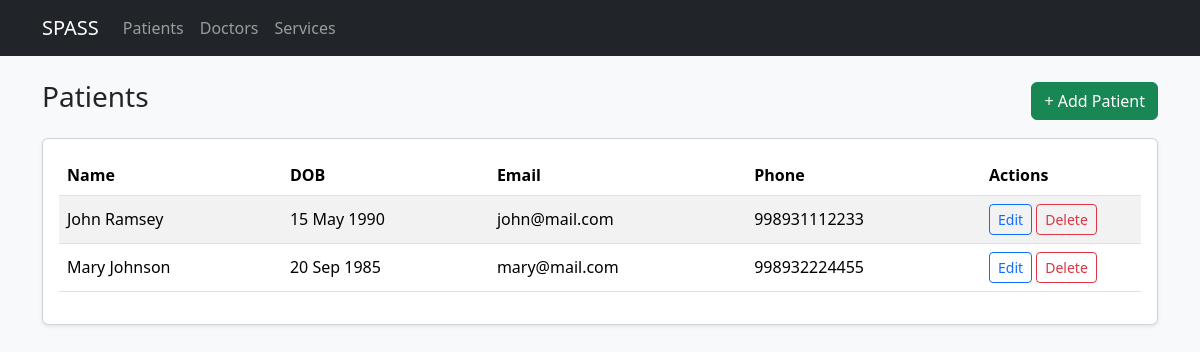
The app's page /patients/, older data.
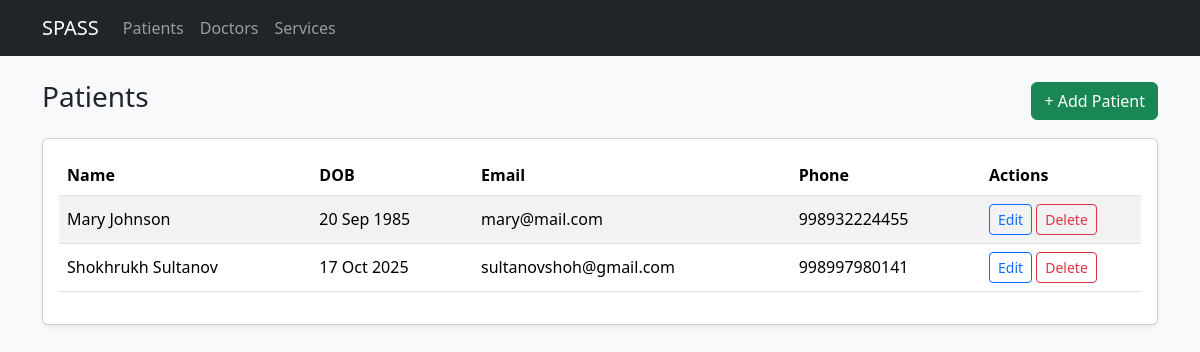
The same page, newer data.
### scheduling/models.py (models this page shows, shortened)
class Patient(Model):
    name = CharField(max_length=100)
    email = EmailField(unique=True)
    dob = DateField()
    phone_number = CharField(max_length=15)

### scheduling/views.py (the view)
# urls.py: path('patients/', views.patients_list, name='patients'),
def patients_list(request):
    patients = Patient.objects.all()
    context = {
        "patients": patients
    }
    return render(request, 'patients/patients.html', context)

### scheduling/templates/patients/patients.html (shortened to what this page needs)
{% extends "base.html" %}
{% block content %}
  <div class="d-flex justify-content-between align-items-center mb-3">
    <h1 class="h3">Patients</h1>
    <a href="{% url 'create_patient' %}" class="btn btn-success">+ Add Patient</a>
  </div>
  <div class="card shadow-sm">
    <div class="card-body">
      <div class="table-responsive">
        <table class="table table-striped align-middle">
          <thead>
            <tr>
              <th>Name</th>
              <th>DOB</th>
              <th>Email</th>
              <th>Phone</th>
              <th style="width:160px;">Actions</th>
            </tr>
          </thead>
          <tbody>
            {% for patient in patients %}
              <tr>
                <td>{{ patient.name }}</td>
                <td>{{ patient.dob|date:"d M Y" }}</td>
                <td>{{ patient.email }}</td>
                <td>{{ patient.phone_number }}</td>
                <td>
                  <a href="{% url 'update_patient' patient.id %}" class="btn btn-sm btn-outline-primary">Edit</a>
                  <a href="{% url 'delete_patient' patient.id %}" class="btn btn-sm btn-outline-danger">Delete</a>
                </td>
              </tr>
            {% empty %}
              <tr><td colspan="5" class="text-center text-muted">No patients found.</td></tr>
            {% endfor %}
          </tbody>
        </table>
      </div>
    </div>
  </div>
{% endblock %}

### templates/base.html (shortened to what this page needs)
<!DOCTYPE html>
<html lang="en">
<head>
    {% load static %}
    <link rel="stylesheet" href="https://cdn.jsdelivr.net/npm/bootstrap@5.3.2/dist/css/bootstrap.min.css">
</head>
<body class="bg-light">
    {% include 'partials/_navbar.html' %}
    <main class="container py-4">
        {% block content %} {% endblock %}
    </main>
</body>
</html>

### templates/partials/_navbar.html (shortened to what this page needs)
<nav class="navbar navbar-dark navbar-expand-lg bg-dark">
    <div class="container">
        <a class="navbar-brand" href="{% url 'home' %}">SPASS</a>
            <ul class="navbar-nav me-auto">
                <li class="nav-item"><a class="nav-link" href="{% url 'patients' %}">Patients</a></li>
                <li class="nav-item"><a class="nav-link" href="{% url 'doctors' %}">Doctors</a></li>
                <li class="nav-item"><a class="nav-link" href="{% url 'services' %}">Services</a></li>
            </ul>
        </div>
</nav>

Row changes from the older to the newer data that the page shows:
removed Patient: name "John Ramsey", dob "15 May 1990", email "john@mail.com", phone_number "998931112233"
added Patient: name "Shokhrukh Sultanov", dob "17 Oct 2025", email "sultanovshoh@gmail.com", phone_number "998997980141"
